Frame 1 (no input): blank canvas, image omitted
Frame 60 (the mouse pressed at the canvas centre just before this capture): blank canvas, image omitted
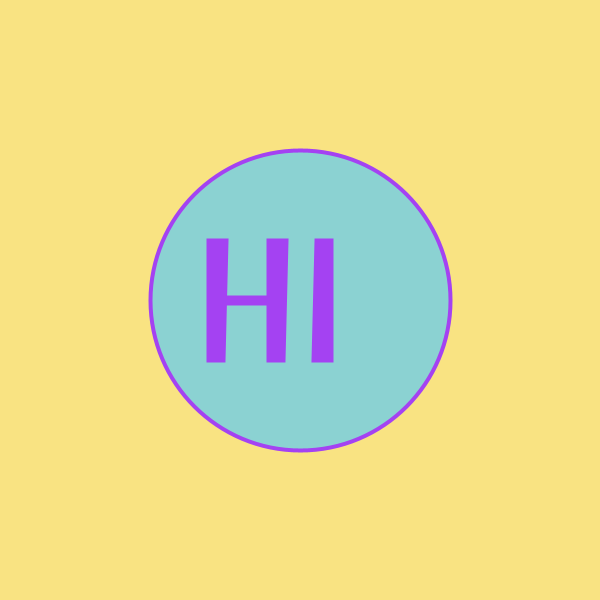
Frame 120 (the mouse held since frame 60 and released just before this capture)

The Processing sketch whose frames 1 and 60 were blank and that drew this single picture after the mouse press (run headless with seeded random() and noise(); from frame 60 on, the mouse is pressed at the canvas centre):

// Processing sketch: processing_50901
// ── processing_50901.pde

//Michelle Guarino, mguarino@andrew.cmu.edu
//copywrite. all rights reserved.


color c;
color d;

void setup()
{
smooth();
size (600, 600);
//float x,y,wd, ht;
//x=300;
//y=300;
//wd=300;
//ht=300;
background (249,227,130);
//ellipse (x,y,wd,ht);
strokeWeight (4);
stroke(255,255,255);
 c= color (255, 255, 255);
}

void draw() 
{
  background (249,227,130);

drawTarget (mouseX,mouseY, mouseX,mouseY);

}

//letter I
void drawTarget ( float x, float y, float wd, float ht)
{
//float x,y,wd, ht;
fill (139,210,210);

ellipse (x,y,wd,ht);
fill (c);


quad (x+wd*.045,y+ht*.20, x+wd*.055,y-ht*.20, x+wd*.105,y-ht*.20, x+wd*.105,y+ht*.20);
//point (x+wd*.045,y+ht*.20);
//point (x+wd*.055,y-ht*.20);
//point (x+wd*.105,y-ht*.20);
//point (x+wd*.105,y+ht*.20);
//letter H
quad (x-wd*.045,y-ht*.20, x-wd*.055,y+ht*.20, x-wd*.105,y+ht*.20, x-wd*.105,y-ht*.20);
//point (x-wd*.045,y-ht*.20);
//point (x-wd*.055,y+ht*.20);
//point (x-wd*.105,y+ht*.20);
//point (x-wd*.105,y-ht*.20);
quad (x-wd*.245,y-ht*.20, x-wd*.255,y+ht*.20, x-wd*.305,y+ht*.20, x-wd*.305,y-ht*.20);
//point (x-wd*.245,y-ht*.20);
//point (x-wd*.255,y+ht*.20);
//point (x-wd*.305,y+ht*.20);
//point (x-wd*.305,y-ht*.20);
quad (x-wd*.255,y+ht*.01, x-wd*.255, y-ht*.01, x-wd*.105,y-ht*.01, x-wd*.105,y+ht*.01);
//point (x-wd*.255,y+ht*.01);
//point (x-wd*.255,y-ht*.01);
//point (x-wd*.105,y+ht*.01);
//point (x-wd*.105,y-ht*.01);
}




void mousePressed ()
{
c= color (random (255), random(255), random ( 255));
fill(c);
stroke (c);

}

void keyPressed ()
{
d= color (random (255), random(255), random ( 255));
background(d);
}
